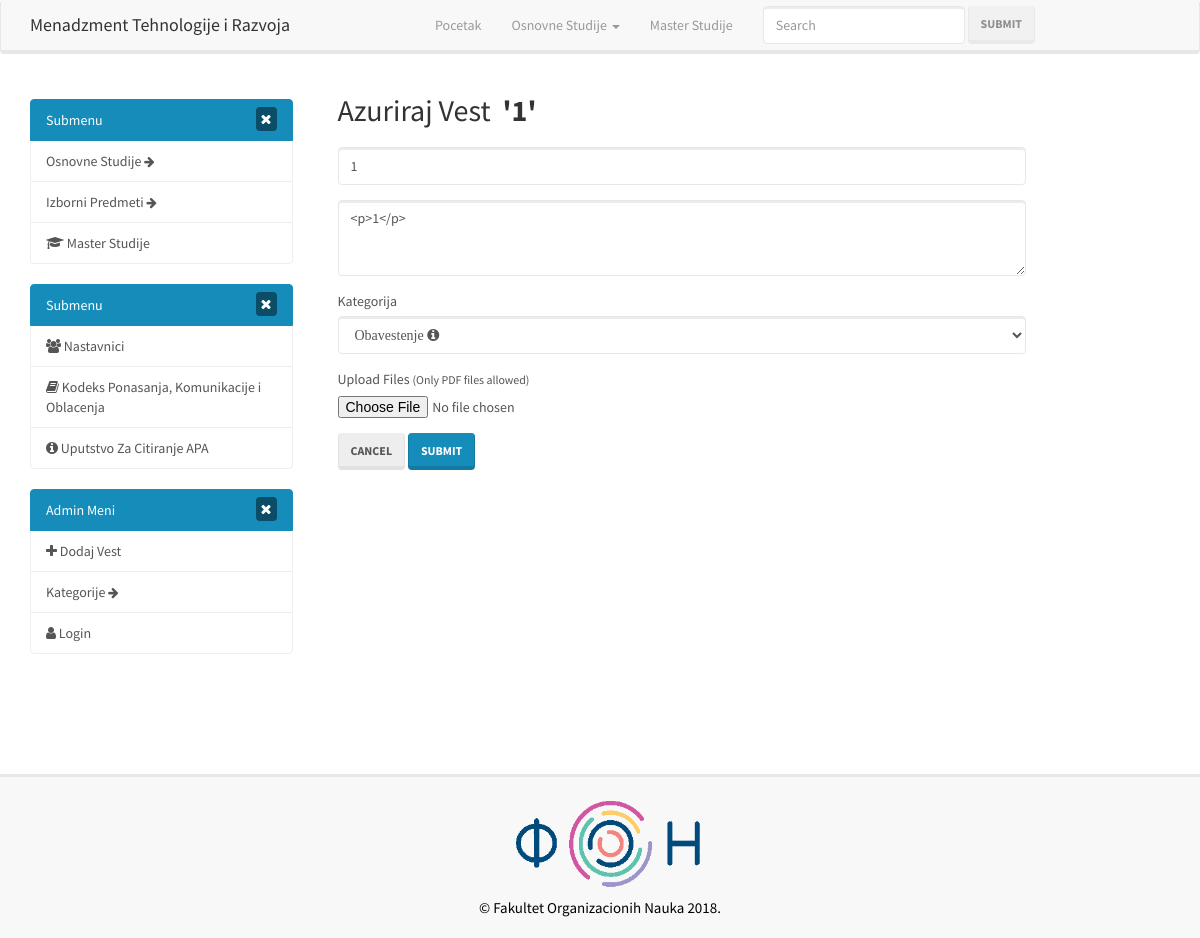
The page /vesti/azuriraj/1 on the database its author committed.
### tables this page shows
CREATE TABLE `posts` (
  `id` int(11) NOT NULL AUTO_INCREMENT,
  `category_id` int(11) NOT NULL,
  `user_id` int(11) NOT NULL,
  `test` tinyint(1) NOT NULL DEFAULT '0',
  `deleted` tinyint(1) NOT NULL DEFAULT '0',
  `edited` tinyint(1) NOT NULL DEFAULT '0',
  `title` varchar(255) NOT NULL,
  `slug` varchar(255) NOT NULL,
  `body` text NOT NULL,
  `edit_backup` text NOT NULL,
  `post_file` varchar(255) NOT NULL,
  `created_at` text NOT NULL,
  `deleted_at` text NOT NULL,
  `edited_at` text NOT NULL,
  PRIMARY KEY (`id`)
);

CREATE TABLE `categories` (
  `id` int(11) NOT NULL AUTO_INCREMENT,
  `name` varchar(255) NOT NULL,
  `test` tinyint(1) NOT NULL DEFAULT '0',
  `created_at` text NOT NULL,
  `deleted` tinyint(1) NOT NULL DEFAULT '0',
  `deleted_at` text NOT NULL,
  PRIMARY KEY (`id`)
);

### application/controllers/Posts.php (called while the page is built, shortened)
<?php
	class Posts extends CI_Controller{
		public function edit($slug){
      $slug = urldecode($slug);
			$data['post'] = $this->post_model->get_posts($slug);
			$data['categories'] = $this->post_model->get_categories();
			$data['title'] = "Azuriraj Vest";
			$this->load->view('templates/header');
			$this->load->view('posts/edit', $data);
			$this->load->view('templates/footerCKE');
		}
	}
?>

### index.php (called while the page is built, shortened)
<?php
require_once BASEPATH.'core/CodeIgniter.php';

### application/models/Post_model.php (called while the page is built, shortened)
<?php
	class Post_model extends CI_Model{
		public function get_posts($slug = FALSE){
			$query = $this->db->get_where('posts', array('slug' => $slug));
			return $query->row_array();
		}
		public function get_categories(){
			$this->db->order_by('name');
			$query = $this->db->get('categories');
			return $query->result_array();
		}
	}
?>

### application/views/posts/edit.php (the view, shortened to what this page needs)
<div class="container">
	<div class="row">
		<div class="col-md-9 col-sm-8" style="padding-left: 3rem;">
				<?php echo form_open_multipart('vesti/azuriraj', 'class="new-post-form form-horizontal"'); ?>
				<h2>Azuriraj Vest &nbsp;<strong>'<?= $post['title']; ?>'</strong></h2>
			  <fieldset>
			    <div class="form-group">
			      <div class="col-lg-10">
			        <input type="text" class="form-control" id="title" name="title" placeholder="Naslov" value="<?php echo $post['title']; ?>"
			        >
			      </div>
			    </div>
			    <div class="form-group">
			      <div class="col-lg-10">
			        <textarea class="form-control" rows="3" name="body" id="cke" style="max-width: 100%;" placeholder="Unesite Sadrzaj Vesti"><?php echo $post['body']; ?></textarea>
			      </div>
			    </div>
			    <div class="form-group">
			      <div class="col-lg-10">
			      	<label>Kategorija</label>
			      	<select name="category_id" class="form-control">
			      		<?php foreach($categories as $category) : ?>
			      			<?php if(!$category['deleted']) : ?>
										<option value="<?php echo $category['id']; ?>" <?php if($category['id'] == $post['category_id']) { ?>selected='selected' <?php } ?>>
											<?php
												echo $category['name'];
												if($category['name'] == 'Vest'){
													echo " &#xf0a1;";
												}else if($category['name'] == "Obavestenje"){
													echo " &#xf05a;";
												}else{
													echo " &#xf0f3;";
												}
											?>
										</option>
									<?php endif; ?>
			      		<?php endforeach; ?>
			      	</select>
			      </div>
			    </div>
			    <div class="form-group">
			      <div class="col-lg-10">
			      	<label>Upload Files</label>
			      	<small style="display: inline-block; margin-bottom: .8rem; margin-top: -0.8rem;">(Only PDF files allowed)</small>
			      	<input type="file" name="userfile" size='20'>
			      </div>
			    </div>
			    <div class="form-group">
			      <div class="col-lg-10">
			        <a class="btn btn-default" href="<?php echo base_url(); ?>">Cancel</a>
			        <button type="submit" name="addpost" class="btn btn-primary">Submit</button>
			      </div>
			    </div>
			  </fieldset>
			</form>
		</div>
	</div>
</div>

### assets/css/style.css (style rules this page uses)
select { font-family: 'FontAwesome', 'Sans-serif'; }
.new-post-form h2 { margin-bottom: 2rem; }

### rows shown on the page
posts: title "1", body "<p>1</p>", category_id "Obavestenje "
